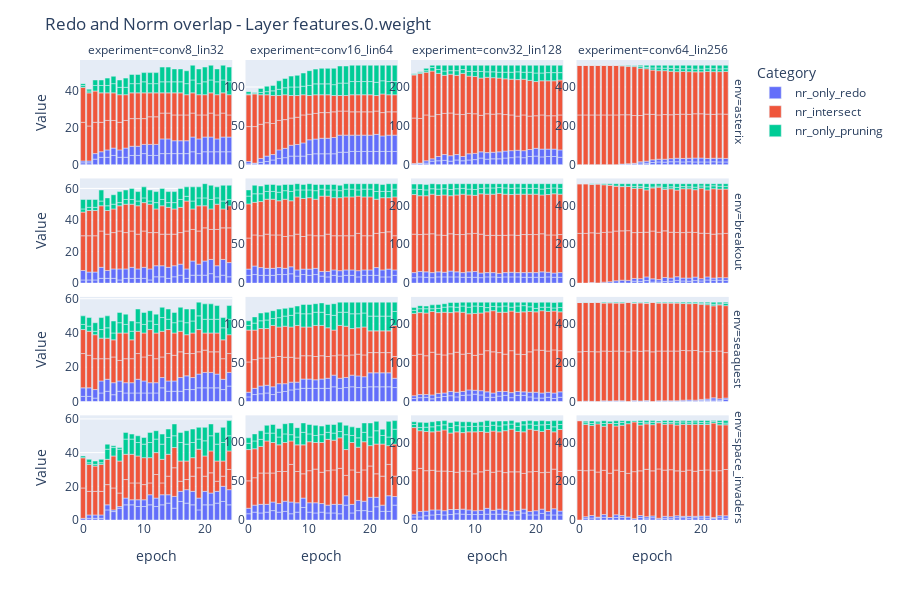
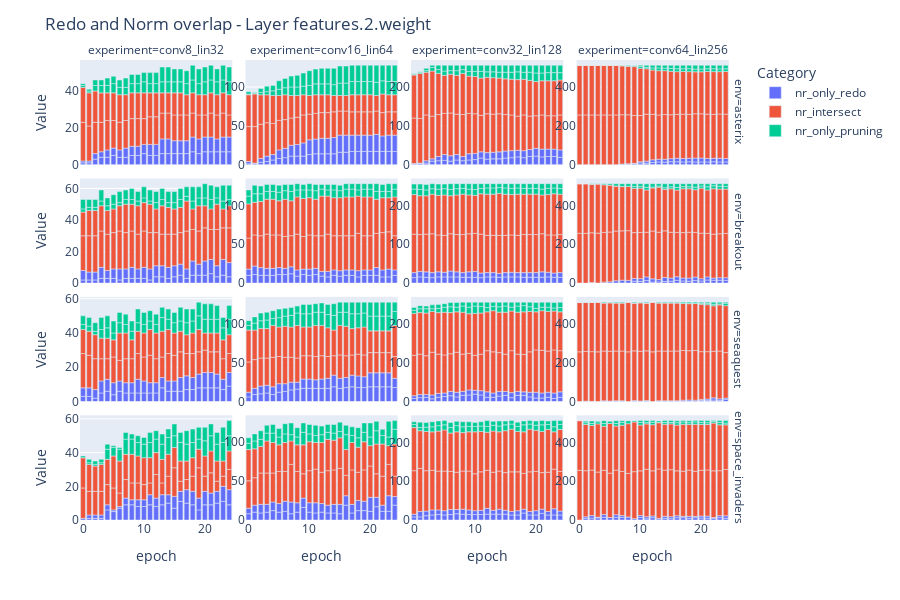
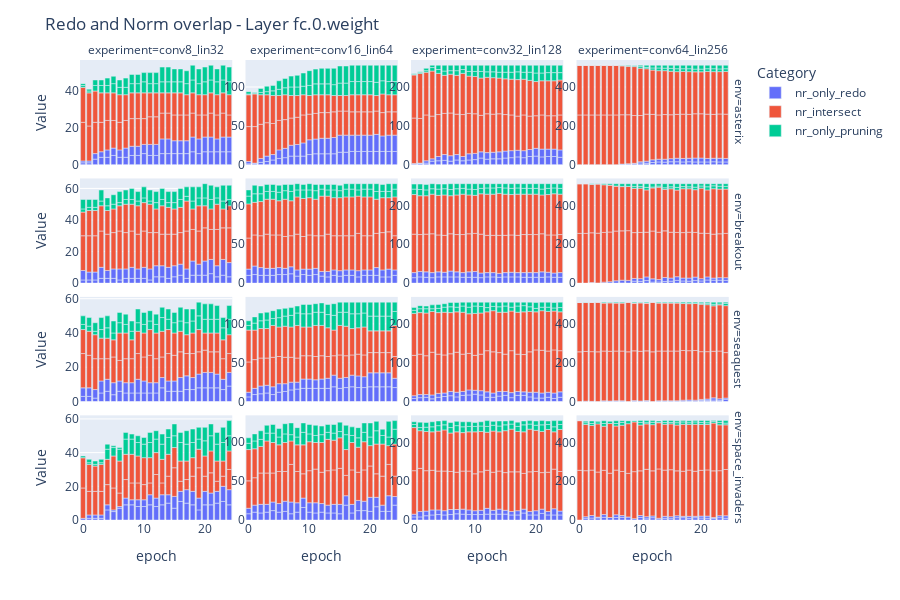

Notebook code for these charts, in order:
### Code cell
experiment_order = ['conv8_lin32', 'conv16_lin64', 'conv32_lin128', 'conv64_lin256']

for layer in df_res["layer"].unique():
    # sub_df = df_res[(df_res["tau"] == 0.025) & (df_res["layer"] == layer)]

    # melted_df = sub_df.melt(id_vars=['env', 'experiment', 'epoch'],
    #                         value_vars=['nr_only_redo', 'nr_intersect', 'nr_only_pruning'],
    #                         var_name='Category', value_name='Value')

    # fig = px.bar(melted_df, x="epoch", y="Value", color="Category", facet_row="env", facet_col="experiment",
    #             category_orders={"experiment": experiment_order}, 
    #             height=600)
    
    # title = f"Redo and Norm overlap - Layer {layer} shared Y"
    # file_path = f"imgs/{title}.png"

    # # Save the figure as a PNG image
    # pio.write_image(fig, file_path)

    # fig.update_layout(title=title)
    # fig.show()


    melted_df = sub_df.melt(id_vars=['env', 'experiment', 'epoch'],
                            value_vars=['nr_only_redo', 'nr_intersect', 'nr_only_pruning'],
                            var_name='Category', value_name='Value')

    fig = px.bar(melted_df, x="epoch", y="Value", color="Category", facet_row="env", facet_col="experiment",
                category_orders={"experiment": experiment_order}, height=600)

    fig.update_yaxes(matches=None, showticklabels=True)

    title = f"Redo and Norm overlap - Layer {layer}"
    file_path = f"imgs/{title}.png"
    
    # Save the figure as a PNG image
    pio.write_image(fig, file_path)

    fig.update_layout(title=title)

    fig.show()
